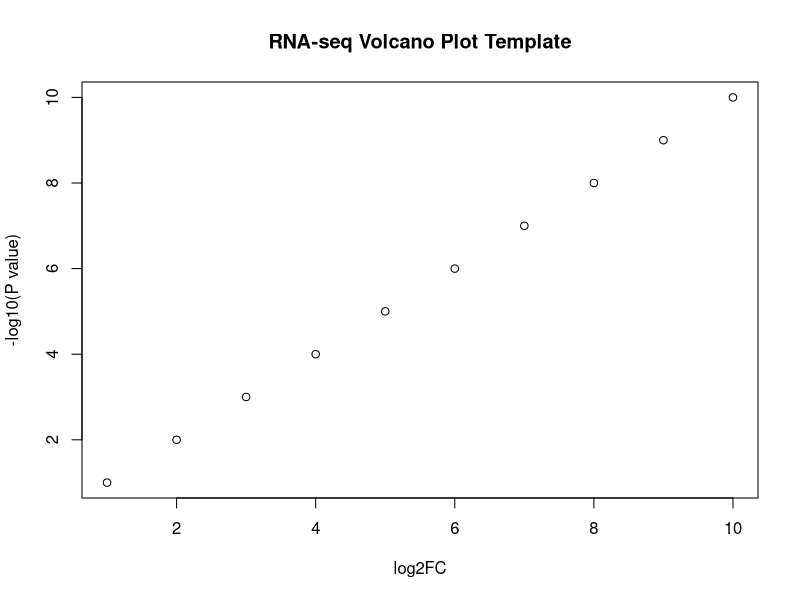

Here is the R script that generated this plot: (Note: this script raises an error after producing the figure.)
args <- commandArgs(trailingOnly = TRUE)

if(length(args) < 2){
  stop('Usage: Rscript volcano_web.R input output')
}

input <- args[1]
out <- args[2]

dir.create(out, recursive=TRUE, showWarnings=FALSE)

png(file.path(out,'volcano.png'), width=1200, height=900, res=150)
plot(1:10, 1:10, main='RNA-seq Volcano Plot Template', xlab='log2FC', ylab='-log10(P value)')
dev.off()

writeLines('volcano analysis finished', file.path(out,'result.txt'))
